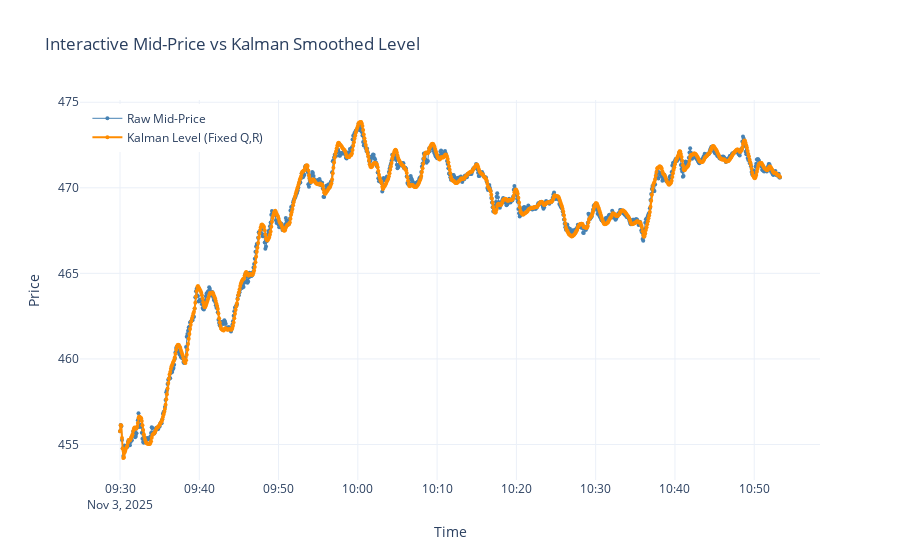

The cell this chart's notebook holds for it:
### Code cell
# Plot up to step 5

import plotly.graph_objects as go

# Select a smaller window to keep it fast and readable
window = 1000  # number of points
df_sample = df.iloc[:window]

fig = go.Figure()

fig.add_trace(go.Scatter(
    x=df_sample.index, y=df_sample['Mid'],
    mode='lines+markers',  # show both lines and dots
    name='Raw Mid-Price',
    line=dict(color='steelblue', width=1),
    marker=dict(size=4, color='steelblue')  # small dots
))


fig.add_trace(go.Scatter(
    x=df_sample.index,
    y=df_sample['KF_level_fixed'],
    mode='lines+markers',  # show both lines and dots
    name='Kalman Level (Fixed Q,R)',
    line=dict(color='darkorange', width=2),
    marker=dict(size=4, color='darkorange')  # small dots
))


fig.update_layout(
    title='Interactive Mid-Price vs Kalman Smoothed Level',
    xaxis_title='Time',
    yaxis_title='Price',
    # hovermode='x unified',
    template='plotly_white',
    legend=dict(x=0.01, y=0.99)
)

fig.show()

### Figure 1 — Plotly figure (JSON) as saved in the notebook; plotly's stock layout.template omitted (floating-point values rounded to 4 significant figures; data arrays with more than 128 entries replaced by an {"elided": "..."} marker saying what was removed)
{"data": [{"line": {"color": "steelblue", "width": 1}, "marker": {"color": "steelblue", "size": 4}, "mode": "lines+markers", "name": "Raw Mid-Price", "type": "scatter", "x": {"elided": "1000 str values"}, "y": {"elided": "1000 float values"}}, {"line": {"color": "darkorange", "width": 2}, "marker": {"color": "darkorange", "size": 4}, "mode": "lines+markers", "name": "Kalman Level (Fixed Q,R)", "type": "scatter", "x": {"elided": "1000 str values"}, "y": {"elided": "1000 float values"}}], "layout": {"legend": {"x": 0.01, "y": 0.99}, "title": {"text": "Interactive Mid-Price vs Kalman Smoothed Level"}, "xaxis": {"title": {"text": "Time"}}, "yaxis": {"title": {"text": "Price"}}}}
